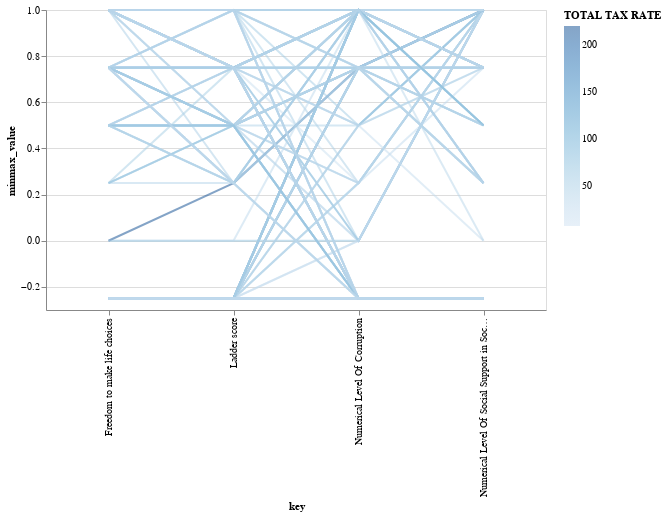

Here is the notebook cell this chart was saved with:
### Code cell
# labels = ['Very Low', 'Low', 'Moderate', 'High', 'Very High']
# levels = [1,2,3,4,5]
# whr['Level Of Corruption'] = pd.cut(whr['Perceptions of corruption'], bins=5, labels = labels)
# whr['Level Of Social Support in Society'] = pd.cut(whr['Social support'], bins=5, labels = labels)
# whr['Generosity'] = pd.cut(whr['Generosity'], bins=5, labels = levels)
# whr['Freedom to make life choices'] = pd.cut(whr['Freedom to make life choices'], bins=5, labels = levels)
# whr['Ladder score'] = pd.cut(whr['Ladder score'], bins=5, labels = levels)

td = final_dataset

td['Numerical Level Of Social Support in Society'] = pd.cut(whr['Social support'], bins=5, labels = levels)
td['Numerical Level Of Corruption'] = pd.cut(whr['Perceptions of corruption'], bins=5, labels = levels)


alt.Chart(td).transform_window(
    index='count()'
).transform_fold(
    ['Numerical Level Of Corruption','Ladder score', 'Freedom to make life choices', 'Numerical Level Of Social Support in Society']
).transform_joinaggregate(
     min='min(value)',
     max='max(value)',
     groupby=['key']
).transform_calculate(
    minmax_value=(datum.value-datum.min)/(datum.max-datum.min),
    mid=(datum.min+datum.max)/2
).mark_line().encode(
    x='key:N',
    y='minmax_value:Q',
    color='TOTAL TAX RATE',
    detail='index:N',
    opacity=alt.value(0.5)
).properties(width=500)

### Figure 1 — Vega-Lite specification as saved in the notebook (floating-point values rounded to 4 significant figures; data arrays with more than 128 entries replaced by an {"elided": "..."} marker saying what was removed)
{"config": {"view": {"continuousWidth": 300, "continuousHeight": 300}}, "data": {"name": "data-dd01ee36f469082bfa389c7805d0389a"}, "mark": {"type": "line"}, "encoding": {"color": {"field": "TOTAL TAX RATE", "type": "quantitative"}, "detail": {"field": "index", "type": "nominal"}, "opacity": {"value": 0.5}, "x": {"field": "key", "type": "nominal"}, "y": {"field": "minmax_value", "type": "quantitative"}}, "transform": [{"window": [{"op": "count", "as": "index"}]}, {"fold": ["Numerical Level Of Corruption", "Ladder score", "Freedom to make life choices", "Numerical Level Of Social Support in Society"]}, {"joinaggregate": [{"op": "min", "field": "value", "as": "min"}, {"op": "max", "field": "value", "as": "max"}], "groupby": ["key"]}, {"calculate": "((datum.value - datum.min) / (datum.max - datum.min))", "as": "minmax_value"}, {"calculate": "((datum.min + datum.max) / 2)", "as": "mid"}], "width": 500, "$schema": "https://vega.github.io/schema/vega-lite/v5.8.0.json", "datasets": {"data-dd01ee36f469082bfa389c7805d0389a": {"elided": "195 records"}}}
